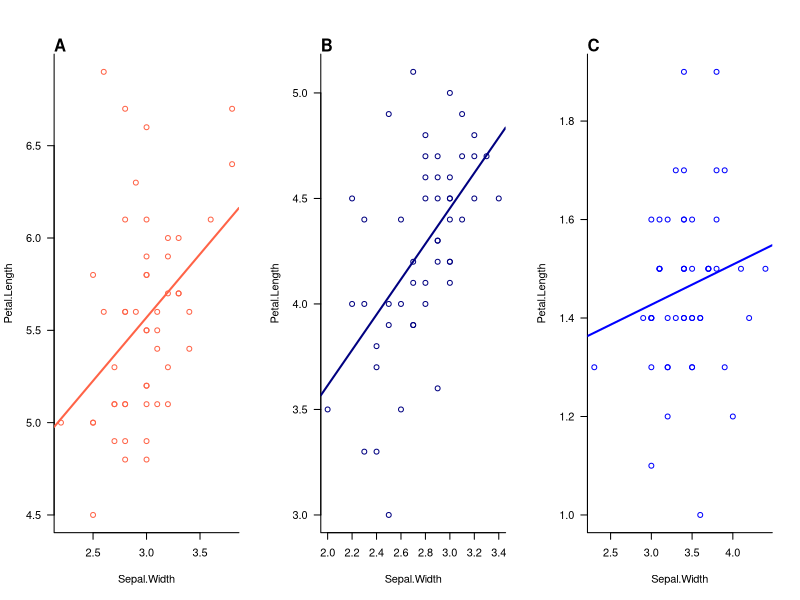

Write R code to recreate this figure.
## ---- chunk 1
knitr::opts_chunk$set(echo = TRUE)
## ---- chunk 2
head(iris)
print("[...]")
tail(iris)

## ---- chunk 3

# criando objetos para auxiliar a construção do gráfico
# criando modelos lineares
mVirg <- lm(Petal.Length ~ Sepal.Width, data=iris[iris$Species=="virginica",])
mVers <- lm(Petal.Length ~ Sepal.Width, data=iris[iris$Species=="versicolor",])
mSet <- lm(Petal.Length ~ Sepal.Width, data=iris[iris$Species=="setosa",])
coefVirg <- coef(mVirg)
coefVers <- coef(mVers)
coefSet <- coef(mSet)
# definindo os limites dos eixos
limy <- c(min(iris$Petal.Length),max(iris$Petal.Length))
limx <- c(min(iris$Sepal.Width),max(iris$Sepal.Width))
## definindo os nomes dos eixos
labx <- "Largura da Sépala"
laby <- "Comprimento da Pétala"
#Construindo os Gráficos:

# define parametros graficos
par(mfrow=c(1,3), las=1, bty="l") # aqui estamos usando las e bty dentro do par para fixar para todas as janelas
## Primeiro Plot:
plot(Petal.Length ~ Sepal.Width, data=iris[iris$Species=="virginica",], 
     col="tomato")

# linha do previsto pelo modelo
## a + b*x 
abline(a=coefVirg[1], b=coefVirg[2],
       col='tomato', lwd=2)
mtext("A", 3, adj=0, font=2)

## Segundo Plot:
plot(Petal.Length ~ Sepal.Width, data=iris[iris$Species=="versicolor",], 
     col="navy")
mtext("B", 3, adj=0, font=2)
# linha do previsto pelo modelo
## a + b*x 
abline(a=coefVers[1], b=coefVers[2],
       col='navy', lwd=2)

## Terceiro Plot:

plot(Petal.Length ~ Sepal.Width, data=iris[iris$Species=="setosa",], 
     col="blue")
mtext("C", 3, adj=0, font=2)
# linha do previsto pelo modelo
## a + b*x 
abline(a=mSet[1], b=mSet[2],
       col='blue', lwd=2)
